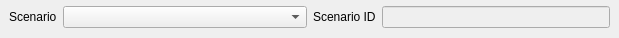
           <widget class="QWidget" name="page_15">
            <widget class="QWidget" name="layoutWidget">
             <property name="geometry">
              <rect>
               <x>9</x>
               <y>5</y>
               <width>601</width>
               <height>24</height>
              </rect>
             </property>
             <layout class="QHBoxLayout" name="horizontalLayout_51">
              <item>
               <layout class="QHBoxLayout" name="horizontalLayout_24">
                <item>
                 <widget class="QLabel" name="label_55">
                  <property name="sizePolicy">
                   <sizepolicy hsizetype="Maximum" vsizetype="Preferred">
                    <horstretch>0</horstretch>
                    <verstretch>0</verstretch>
                   </sizepolicy>
                  </property>
                  <property name="text">
                   <string>Scenario</string>
                  </property>
                 </widget>
                </item>
                <item>
                 <widget class="QComboBox" name="comboBox_211"/>
                </item>
               </layout>
              </item>
              <item>
               <layout class="QHBoxLayout" name="horizontalLayout_43">
                <item>
                 <widget class="QLabel" name="label_50">
                  <property name="sizePolicy">
                   <sizepolicy hsizetype="Maximum" vsizetype="Preferred">
                    <horstretch>0</horstretch>
                    <verstretch>0</verstretch>
                   </sizepolicy>
                  </property>
                  <property name="text">
                   <string>Scenario ID</string>
                  </property>
                 </widget>
                </item>
                <item>
                 <widget class="QLineEdit" name="lineEdit_23">
                  <property name="enabled">
                   <bool>false</bool>
                  </property>
                  <property name="sizePolicy">
                   <sizepolicy hsizetype="Preferred" vsizetype="Fixed">
                    <horstretch>0</horstretch>
                    <verstretch>0</verstretch>
                   </sizepolicy>
                  </property>
                 </widget>
                </item>
               </layout>
              </item>
             </layout>
            </widget>
           </widget>
